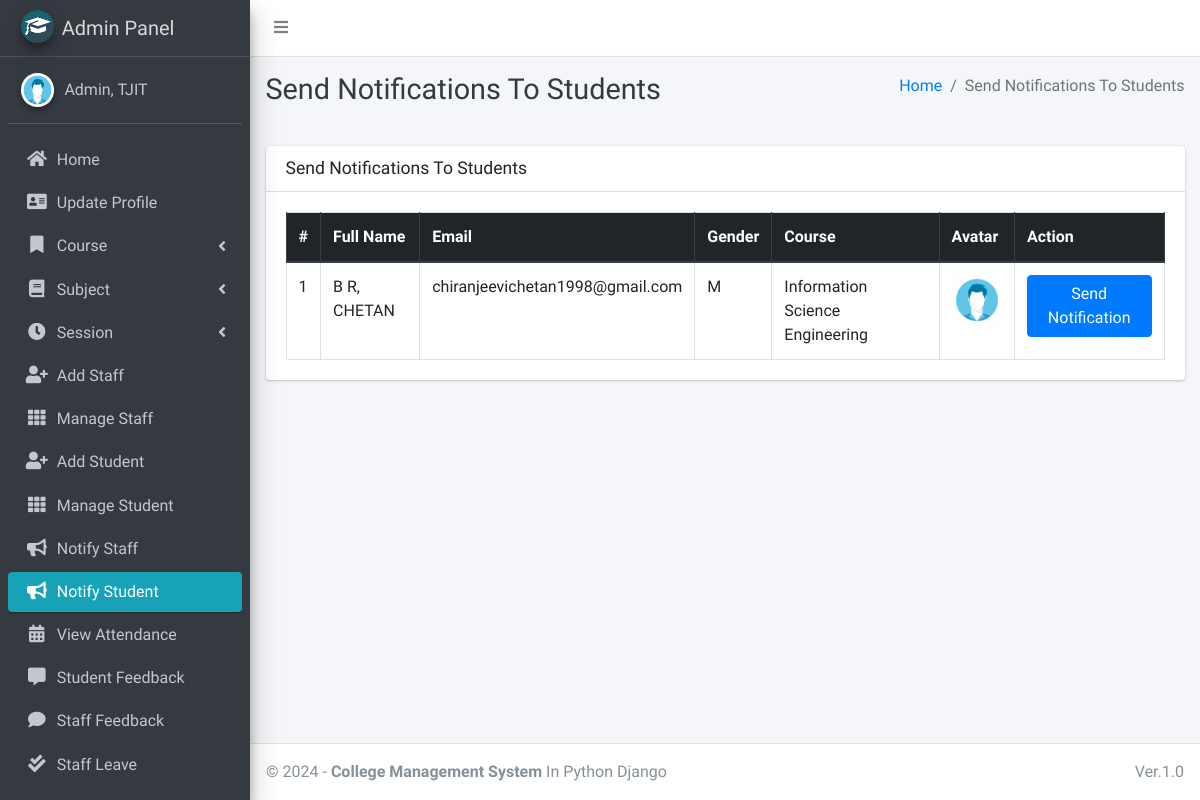
Page /admin_notify_student (signed in) on the committed database.
### main_app/models.py (models this page shows, shortened)
class CustomUser(AbstractUser):
    USER_TYPE = ((1, "HOD"), (2, "Staff"), (3, "Student"))
    GENDER = [("M", "Male"), ("F", "Female")]
    username = None  # Removed username, using email instead
    email = models.EmailField(unique=True)
    user_type = models.CharField(default=1, choices=USER_TYPE, max_length=1)
    gender = models.CharField(max_length=1, choices=GENDER)
    profile_pic = models.ImageField()
    address = models.TextField()
    fcm_token = models.TextField(default="")  # For firebase notifications
    created_at = models.DateTimeField(auto_now_add=True)
    updated_at = models.DateTimeField(auto_now=True)
    USERNAME_FIELD = "email"
    REQUIRED_FIELDS = []
    objects = CustomUserManager()
    def __str__(self):
        return self.last_name + ", " + self.first_name

class Student(models.Model):
    admin = models.OneToOneField(CustomUser, on_delete=models.CASCADE)
    course = models.ForeignKey(Course, on_delete=models.DO_NOTHING, null=True, blank=False)
    session = models.ForeignKey(Session, on_delete=models.DO_NOTHING, null=True)

class Course(models.Model):
    name = models.CharField(max_length=120)
    created_at = models.DateTimeField(auto_now_add=True)
    updated_at = models.DateTimeField(auto_now=True)

### main_app/hod_views.py (the view)
# urls.py: path("admin_notify_student", hod_views.admin_notify_student,
def admin_notify_student(request):
    student = CustomUser.objects.filter(user_type=3)
    context = {
        'page_title': "Send Notifications To Students",
        'students': student
    }
    return render(request, "hod_template/student_notification.html", context)

### main_app/templates/hod_template/student_notification.html (shortened to what this page needs)
{% extends 'main_app/base.html' %}
{% load static %}
{% block page_title %}{{page_title}}{% endblock page_title %}
{% block content %}
<section class="content">
    <div class="container-fluid">
        <div class="row">
            <div class="col-md-12">
                <div class="card">
                    <div class="card-header">
                        <h3 class="card-title">{{page_title}}</h3>
                    </div>
                    <div class="card-body">
                        <table id="example2" class="table table-bordered table-hover">
                            <thead class="thead-dark">
                                <tr>
                                    <th>#</th>
                                    <th>Full Name</th>
                                    <th>Email</th>
                                    <th>Gender</th>
                                    <th>Course</th>
                                    <th>Avatar</th>
                                    <th>Action</th>
                                </tr>
                            </thead>
                            <tbody>
                                {% for student in students %}
                                <tr>
                                    <td>{{ forloop.counter }}</td>
                                    <td>{{student.last_name}}, {{student.first_name}}</td>
                                    <td>{{student.email}}</td>
                                    <td>{{student.gender}}</td>
                                    <td>{{student.student.course.name}}</td>
                                    <td>
                                        {% if student.profile_pic == ""  %}
                                        No Image
                                        {% else %}
                                        <img class="img img-fluid mb-2" height="56" width="56"
                                            src="{{student.profile_pic}}" alt="">
                                        {% endif %}
                                    </td>
                                    <td><button data-toggle = "modal" data-target = "#myModal"class="btn btn-primary show_notification" value="{{student.id}}">Send Notification</button>
                                    </td>
                                </tr>
                                {% endfor %}
                            </tbody>
                        </table>
                    </div>
                </div>
            </div>
        </div>
    </div>
</section>
{% endblock content %}

### main_app/templates/main_app/sidebar_template.html (shortened to what this page needs)
{% load static %}
<aside class="main-sidebar sidebar-dark-info elevation-4">
    {% if request.user.user_type == '1' %}
    <a href="{% url 'admin_home' %}" class="brand-link">
        <img src="{% static 'dist/img/cmsl.png' %} " alt="AdminLTE Logo"
            class="brand-image img-circle elevation-3" >
        <span class="brand-text font-weight-light">Admin Panel</span>
    </a>
    <div class="sidebar">
        <div class="user-panel mt-3 pb-3 mb-3 d-flex">
            <div class="image">
                <img src="{{ request.user.profile_pic}}" class="img-circle elevation-2" alt="User Image">
            </div>
            <div class="info">
                <a href="#" class="d-block">{{user}}</a>
            </div>
        </div>
        <nav class="mt-2">
            <ul class="nav nav-pills nav-sidebar flex-column" data-widget="treeview" role="menu" data-accordion="false">
                <li class="nav-item">
                    {% url 'admin_home' as admin_home %}
                    <a href="{{admin_home}}" class="nav-link {% if admin_home == request.path %} active {% endif %}">
                        <i class="nav-icon fas fa-home"></i>
                        <p>
                            Home
                        </p>
                    </a>
                </li>
                <li class="nav-item">
                    {% url 'admin_view_profile' as admin_view_profile %}
                    <a href="{{admin_view_profile}}"
                        class="nav-link {% if admin_view_profile == request.path %} active {% endif %}">
                        <i class="nav-icon fas fa-address-card"></i>
                        <p>
                            Update Profile
                        </p>
                    </a>
                </li>
                <li class="nav-item has-treeview">
                    <a href="#" class="nav-link">
                        <i class="nav-icon fas fa-bookmark"></i>
                        <p>
                            Course
                            <i class="fas fa-angle-left right"></i>
                        </p>
                    </a>
                </li>
                <li class="nav-item has-treeview">
                    <a href="#" class="nav-link">
                        <i class="nav-icon fas fa-book"></i>
                        <p>
                            Subject
                            <i class="fas fa-angle-left right"></i>
                        </p>
                    </a>
                </li>
                <li class="nav-item has-treeview">
                    <a href="#" class="nav-link">
                        <i class="nav-icon fas fa-clock"></i>
                        <p>
                            Session
                            <i class="fas fa-angle-left right"></i>
                        </p>
                    </a>
                </li>
                <li class="nav-item">
                    {% url 'add_staff' as add_staff %}
                    <a href="{{add_staff}}" class="nav-link {% if add_staff == request.path %} active {% endif %}">
                        <i class="nav-icon fas fa-user-plus"></i>
                        <p>
                            Add Staff
                        </p>
                    </a>
                </li>
                <li class="nav-item">
                    {% url 'manage_staff' as manage_staff %}
                    {% url 'edit_staff' staff_id as edit_staff %}
                    <a href="{{manage_staff}}"
                        class="nav-link {% if manage_staff == request.path or request.path == edit_staff %} active {% endif %}">
                        <i class="nav-icon fas fa-th"></i>
                        <p>
                            Manage Staff
                        </p>
                    </a>
                </li>
                <li class="nav-item">
                    {% url 'add_student' as add_student%}
                    <a href="{{add_student}}" class="nav-link  {% if add_student == request.path %} active {% endif %}">
                        <i class="nav-icon fas fa-user-plus"></i>
                        <p>
                            Add Student
                        </p>
                    </a>
                </li>
                <li class="nav-item">
                    {% url 'manage_student' as manage_student %}
                    {% url 'edit_student' student_id as edit_student %}
                    <a href="{{manage_student}}"
                        class="nav-link  {% if edit_student == request.path or manage_student == request.path %} active {% endif %}">
                        <i class="nav-icon fas fa-th"></i>
                        <p>
                            Manage Student
                        </p>
                    </a>
                </li>
                <li class="nav-item">
                    {% url 'admin_notify_staff' as admin_notify_staff %}
                    <a href="{{admin_notify_staff}}"
                        class="nav-link {% if admin_notify_staff == request.path %} active {% endif %}">
                        <i class="nav-icon fas fa-bullhorn"></i>
                        <p>
                            Notify Staff
                        </p>
                    </a>
                </li>
                <li class="nav-item">
                    {% url 'admin_notify_student' as admin_notify_student %}
                    <a href="{{admin_notify_student}}"
                        class="nav-link {% if admin_notify_student == request.path %} active {% endif %}">
                        <i class="nav-icon fas fa-bullhorn"></i>
                        <p>
                            Notify Student
                        </p>
                    </a>
                </li>
                <li class="nav-item">
                    {% url 'admin_view_attendance' as admin_view_attendance %}
                <li class="nav-item">
                    <a href="{{admin_view_attendance}}"
                        class="nav-link  {% if admin_view_attendance == request.path %} active {% endif %}">
                        <i class="nav-icon fas fa-calendar-alt"></i>
                        <p>
                            View Attendance
                        </p>
                    </a>
                </li>
                <li class="nav-item">
                    {% url 'student_feedback_message' as student_feedback_message %}
                    <a href="{{ student_feedback_message }}"
                        class="nav-link  {% if student_feedback_message == request.path %} active {% endif %}">
                        <i class="nav-icon fas fa-comment-alt"></i>
                        <p>
                            Student Feedback
                        </p>
                    </a>
                </li>
                <li class="nav-item">
                    {% url 'staff_feedback_message' as staff_feedback_message %}
                    <a href="{{staff_feedback_message}}"
                        class="nav-link   {% if staff_feedback_message == request.path %} active {% endif %}">
                        <i class="nav-icon fas fa-comment"></i>
                        <p>
                            Staff Feedback
                        </p>
                    </a>
                </li>
                <li class="nav-item">
                    {% url 'view_staff_leave' as view_staff_leave %}
                    <a href="{{view_staff_leave}}"
                        class="nav-link  {% if view_staff_leave == request.path %} active {% endif %}">
                        <i class="nav-icon fas fa-check-double"></i>
                        <p>
                            Staff Leave
                        </p>
                    </a>
                </li>
                <li class="nav-item">
                    {% url 'view_student_leave' as view_student_leave %}
                    <a href="{% url 'view_student_leave' %}"
                        class="nav-link  {% if view_student_leave == request.path %} active {% endif %}">
                    </a>
                </li>
                                        {% endif %}
                                    </ul>
                                </nav>
                            </div>
</aside>

### rows in the picture
CustomUser: user.profile_pic (picture), last_name+first_name "Admin, TJIT"
CustomUser: last_name "B R", first_name "CHETAN", email "chiranjeevichetan1998@gmail.com", gender "M", student.course.name "Information Science Engineering", profile_pic (picture)

### other values in the picture
{{ page_title }} "Send Notifications To Students"
